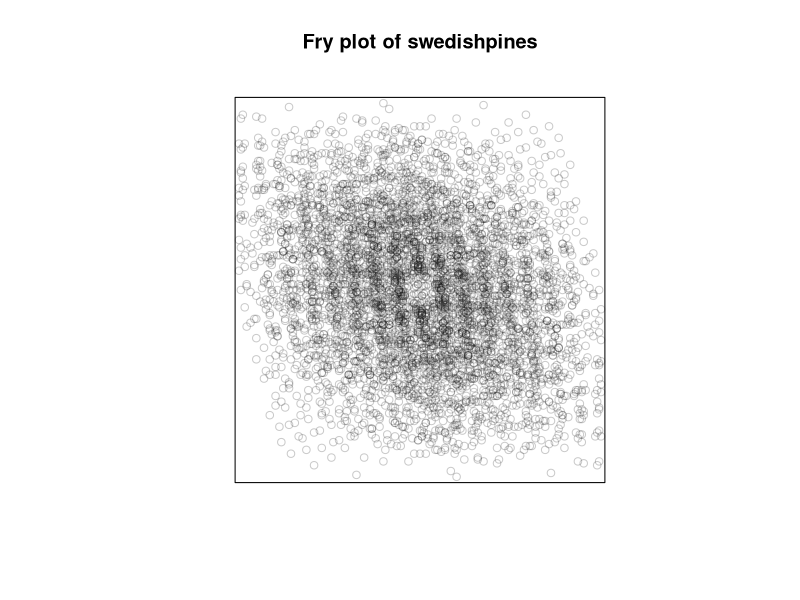
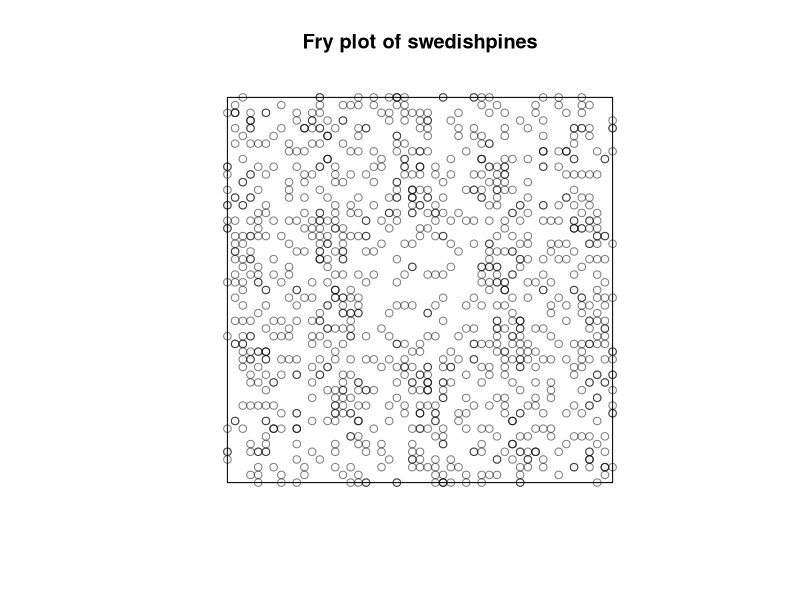
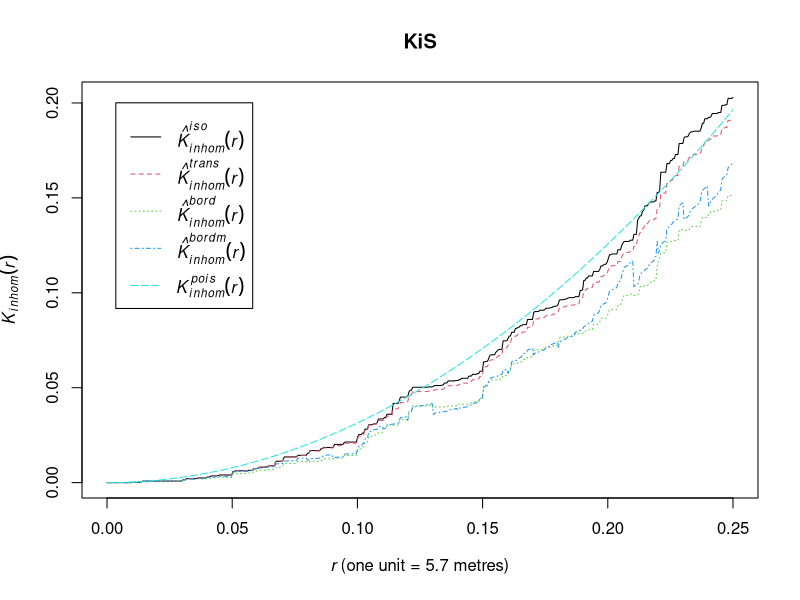
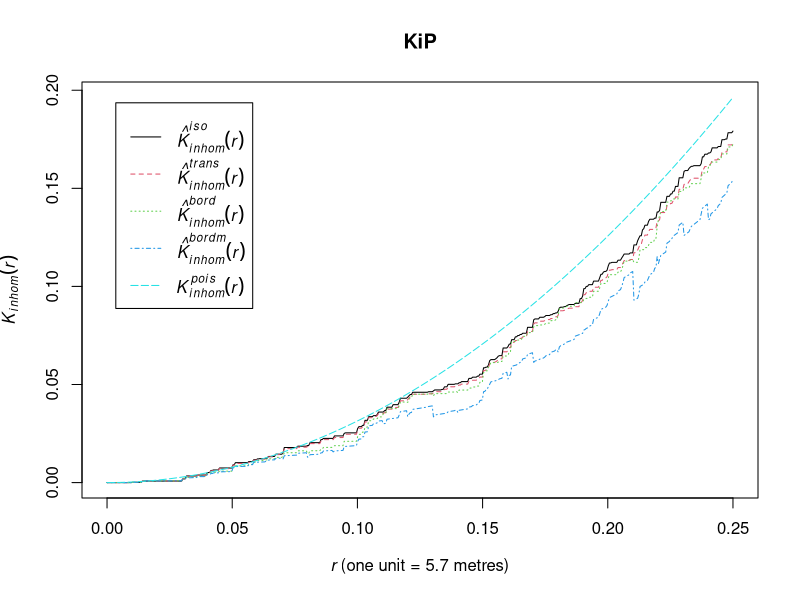
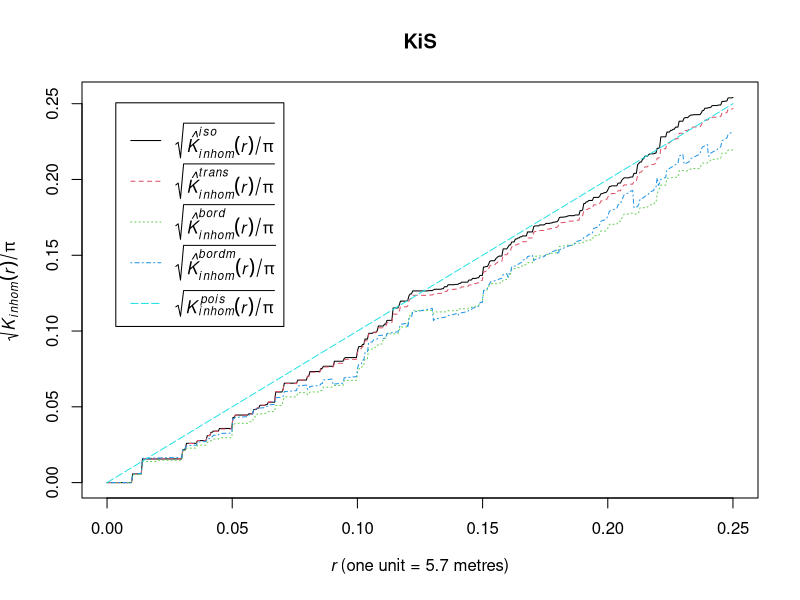

These figures' R source, in order:
## ---- chunk 1
# This option turns evaluation of R code off in this document. Remove it
# if you use it as a template for solving the lab exercise.
knitr::opts_chunk$set(eval = FALSE)
## ---- chunk 2
library(spatstat)
## ---- chunk 3
    fryplot(swedishpines)
    fryplot(swedishpines, width=50)
## ---- chunk 4
    KiS <- Kinhom(japanesepines, sigma=0.1)
    plot(KiS)
## ---- chunk 5
    fit <- ppm(japanesepines ~ polynom(x,y,2))
    lambda <- predict(fit, type="trend")
    KiP <- Kinhom(japanesepines, lambda)
    plot(KiP)
## ---- chunk 6
    plot(KiS, sqrt(./pi) ~ r)
## ---- chunk 7
    X <- rpoispp(function(x,y){ 200 * exp(-3 * x) })
